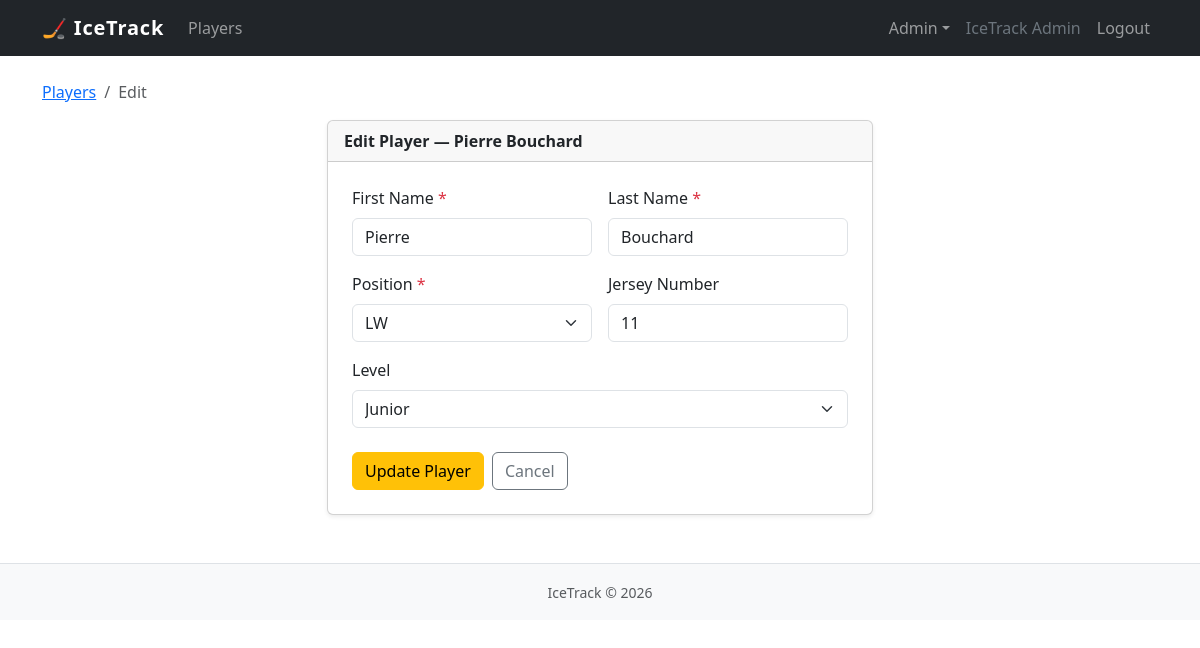
/pages/admin/players/edit.php?id=4 (signed in), run on the app's committed database.
### tables this page shows
CREATE TABLE `players` (
  `player_id` BIGINT PRIMARY KEY NOT NULL AUTO_INCREMENT,
  `first_name` VARCHAR(100) NOT NULL,
  `last_name` VARCHAR(100) NOT NULL,
  `position` VARCHAR(20) NOT NULL,
  `jersey_number` INT,
  `level` VARCHAR(30),
  CONSTRAINT `chk_players_position` CHECK (position IN ('C', 'LW', 'RW', 'D', 'G')),
  CONSTRAINT `chk_players_jersey` CHECK (jersey_number IS NULL OR (jersey_number >= 0 AND jersey_number <= 99))
);

### pages/admin/players/edit.php (called while the page is built, shortened)
<?php
require_once BASE_PATH . '/lib/validators.php';
$getId = filter_input(INPUT_GET, 'id', FILTER_VALIDATE_INT);
$postId = filter_input(INPUT_POST, 'id', FILTER_VALIDATE_INT);
$id = $getId ?? $postId;
$db = get_db();
$stmt = $db->prepare('SELECT * FROM players WHERE player_id = ?');
$stmt->execute([$id]);
$player = $stmt->fetch();
$input = [
    'first_name' => $player['first_name'],
    'last_name' => $player['last_name'],
    'position' => $player['position'],
    'jersey_number' => $player['jersey_number'] ?? '',
    'level' => $player['level'] ?? '',
];
$fullName = $player['first_name'] . ' ' . $player['last_name'];
require BASE_PATH . '/views/admin/players/edit.php';

### lib/validators.php (called while the page is built, shortened)
<?php
function allowed_positions(): array
{
    return ['C', 'LW', 'RW', 'D', 'G'];
}
function allowed_levels(): array
{
    return ['Pro', 'Junior', 'Amateur', 'Other'];
}

### partials/player_form.php (the view, shortened to what this page needs)
<div class="row g-3">
    <div class="col-sm-6">
        <label for="first_name" class="form-label">
            First Name <span class="text-danger">*</span>
        </label>
        <input type="text" id="first_name" name="first_name"
            class="form-control <?= isset($errors['first_name']) ? 'is-invalid' : '' ?>"
            value="<?= htmlspecialchars($input['first_name'], ENT_QUOTES, 'UTF-8') ?>" maxlength="100" required>
    </div>
    <div class="col-sm-6">
        <label for="last_name" class="form-label">
            Last Name <span class="text-danger">*</span>
        </label>
        <input type="text" id="last_name" name="last_name"
            class="form-control <?= isset($errors['last_name']) ? 'is-invalid' : '' ?>"
            value="<?= htmlspecialchars($input['last_name'], ENT_QUOTES, 'UTF-8') ?>" maxlength="100" required>
    </div>
    <div class="col-sm-6">
        <label for="position" class="form-label">
            Position <span class="text-danger">*</span>
        </label>
        <select id="position" name="position" class="form-select <?= isset($errors['position']) ? 'is-invalid' : '' ?>"
            required>
            <?php foreach (allowed_positions() as $pos): ?>
                <option value="<?= $pos ?>" <?= $input['position'] === $pos ? 'selected' : '' ?>>
                    <?= $pos ?>
                </option>
            <?php endforeach; ?>
        </select>
    </div>
    <div class="col-sm-6">
        <label for="jersey_number" class="form-label">Jersey Number</label>
        <input type="number" id="jersey_number" name="jersey_number"
            class="form-control <?= isset($errors['jersey_number']) ? 'is-invalid' : '' ?>"
            value="<?= htmlspecialchars((string) $input['jersey_number'], ENT_QUOTES, 'UTF-8') ?>" min="0" max="99"
            placeholder="Optional">
    </div>
    <div class="col-12">
        <label for="level" class="form-label">Level</label>
        <select id="level" name="level" class="form-select <?= isset($errors['level']) ? 'is-invalid' : '' ?>">
            <?php foreach (allowed_levels() as $lvl): ?>
                <option value="<?= $lvl ?>" <?= $input['level'] === $lvl ? 'selected' : '' ?>>
                    <?= $lvl ?>
                </option>
            <?php endforeach; ?>
        </select>
    </div>
</div>

### views/admin/players/edit.php
<?php require_once BASE_PATH . '/partials/header.php';
render_flash(); ?>
<nav aria-label="breadcrumb" class="mb-3">
    <ol class="breadcrumb">
        <li class="breadcrumb-item">
            <a href="<?= BASE_URL ?>/pages/public/players.php">Players</a>
        </li>
        <li class="breadcrumb-item active">Edit</li>
    </ol>
</nav>
<div class="row justify-content-center">
    <div class="col-md-7 col-lg-6">
        <div class="card shadow-sm">
            <div class="card-header fw-semibold">
                Edit Player — <?= htmlspecialchars($fullName, ENT_QUOTES, 'UTF-8') ?>
            </div>
            <div class="card-body p-4">
                <form method="post" action="?id=<?= (int) $id ?>" novalidate>
                    <?php require BASE_PATH . '/partials/player_form.php'; ?>
                    <div class="d-flex gap-2 mt-4">
                        <button type="submit" class="btn btn-warning">Update Player</button>
                        <a href="<?= BASE_URL ?>/pages/public/players.php" class="btn btn-outline-secondary">Cancel</a>
                    </div>
                </form>
            </div>
        </div>
    </div>
</div>
<?php require_once BASE_PATH . '/partials/footer.php'; ?>

### partials/header.php (style rules this page uses)
body { padding-bottom: 4rem; }

### data on the page
players: fullName "Pierre Bouchard", first_name "Pierre", last_name "Bouchard", position "LW", jersey_number "11", level "Junior"

### other printed values
$_user['display_name'] "IceTrack Admin"
